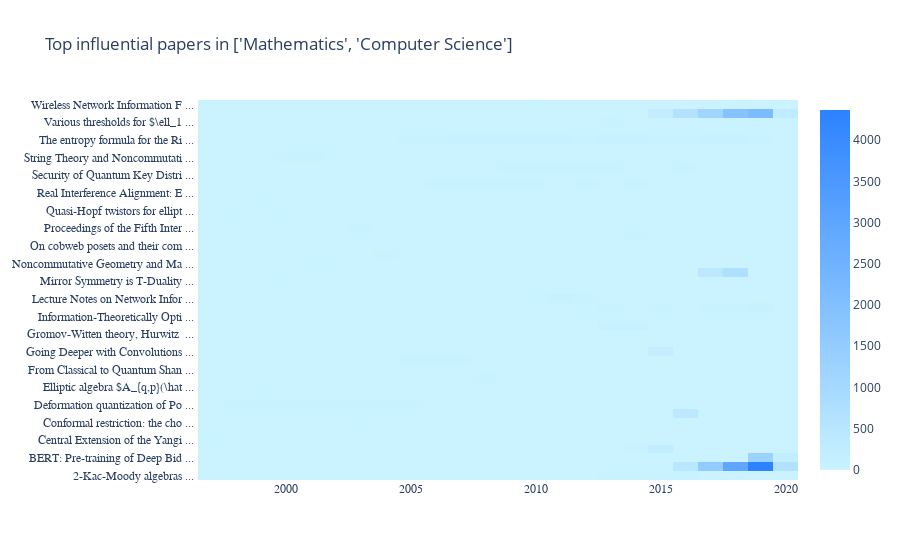

Notebook code cell kept with this figure:
### Code cell
import plotly.graph_objects as go

# Simple heatmap example here: https://www.tutorialspoint.com/plotly/plotly_heatmap.htm
# Need to convert a dataframe to lists.
heatmap_data = df_to_plotly(my_data)
titles = cits.groupby('title').first().reset_index()['title'].to_list()
hovertext = list()
for yi, yy in enumerate(titles):
    hovertext.append(list())
    for xi, xx in enumerate(heatmap_data['x']):
        hovertext[-1].append('Year: {}<br />Title: {}<br />Count: {}'.format(xx, yy, heatmap_data['z'][yi][xi]))

# Setting grid lines: https://community.plotly.com/t/grid-lines-placement-in-heatmap/2628/3
heatmap = go.Heatmap(**heatmap_data, type = 'heatmap',colorscale=[[0, "#caf3ff"], [1, "#2c82ff"]], hoverinfo='text', text=hovertext) # xgap=2, ygap=2)
"""lines = go.Scatter(x=[0.5, 1.25, None, 1.65, 1.65],
                   y=[-0.67, -0.67, None, -1,1],
                   mode='lines',
                   line_color='black', line_width=2.5)"""
data = [heatmap]
fig = go.Figure(data=data)

fig.update_layout(
    title=f"Top influential papers in {group_name}",
    font=dict(family="Open Sans"),
    #yaxis_nticks=16,
    #xaxis_nticks=24,
    xaxis=dict(
            ticks="",
            ticklen=2,
            tickfont=dict(family="sans-serif"),
            tickcolor="#ffffff",
    ),
    yaxis=dict(
        side="left", ticks="", tickfont=dict(family="sans-serif"), ticksuffix=" "
    ),)
    #hovermode='y')
fig.show()

### Figure 1 — Plotly figure (JSON) as saved in the notebook; plotly's stock layout.template omitted (floating-point values rounded to 4 significant figures; data arrays with more than 128 entries replaced by an {"elided": "..."} marker saying what was removed)
{"data": [{"colorscale": [[0, "#caf3ff"], [1, "#2c82ff"]], "hoverinfo": "text", "text": {"elided": "43x24 str values"}, "type": "heatmap", "x": [1997, 1998, 1999, 2000, 2001, 2002, 2003, 2004, 2005, 2006, 2007, 2008, 2009, 2010, 2011, 2012, 2013, 2014, 2015, 2016, 2017, 2018, 2019, 2020], "y": ["2-Kac-Moody algebras ...", "Adam: A Method for Stochastic  ...", "BERT: Pre-training of Deep Bid ...", "Caffe: Convolutional Architect ...", "Central Extension of the Yangi ...", "Cobweb posets - Recent Results ...", "Conformal restriction: the cho ...", "Deep Residual Learning for Ima ...", "Deformation quantization of Po ...", "Discrete orthogonal polynomial ...", "Elliptic algebra $A_{q,p}(\\hat ...", "Existence of minimal models fo ...", "From Classical to Quantum Shan ...", "Generalized complex geometry ...", "Going Deeper with Convolutions ...", "Graph-Cover Decoding and Finit ...", "Gromov-Witten theory, Hurwitz  ...", "Improving neural networks by p ...", "Information-Theoretically Opti ...", "Introduction to the non-asympt ...", "Lecture Notes on Network Infor ...", "M-Theory and Topological Strin ...", "Mirror Symmetry is T-Duality ...", "Neural Machine Translation by  ...", "Noncommutative Geometry and Ma ...", "On Simple Characterisations of ...", "On cobweb posets and their com ...", "OverFeat: Integrated Recogniti ...", "Proceedings of the Fifth Inter ...", "Proceedings of the Fourth Inte ...", "Quasi-Hopf twistors for ellipt ...", "Random Matrices and Random Per ...", "Real Interference Alignment: E ...", "Ricci flow with surgery on thr ...", "Security of Quantum Key Distri ...", "Stability structures, motivic  ...", "String Theory and Noncommutati ...", "The Approximate Capacity of th ...", "The entropy formula for the Ri ...", "Towards psi-extension of Rota` ...", "Various thresholds for $\\ell_1 ...", "Very Deep Convolutional Networ ...", "Wireless Network Information F ..."], "z": {"elided": "43x24 int values"}}], "layout": {"font": {"family": "Open Sans"}, "title": {"text": "Top influential papers in ['Mathematics', 'Computer Science']"}, "xaxis": {"tickcolor": "#ffffff", "tickfont": {"family": "sans-serif"}, "ticklen": 2, "ticks": ""}, "yaxis": {"side": "left", "tickfont": {"family": "sans-serif"}, "ticks": "", "ticksuffix": " "}}}
